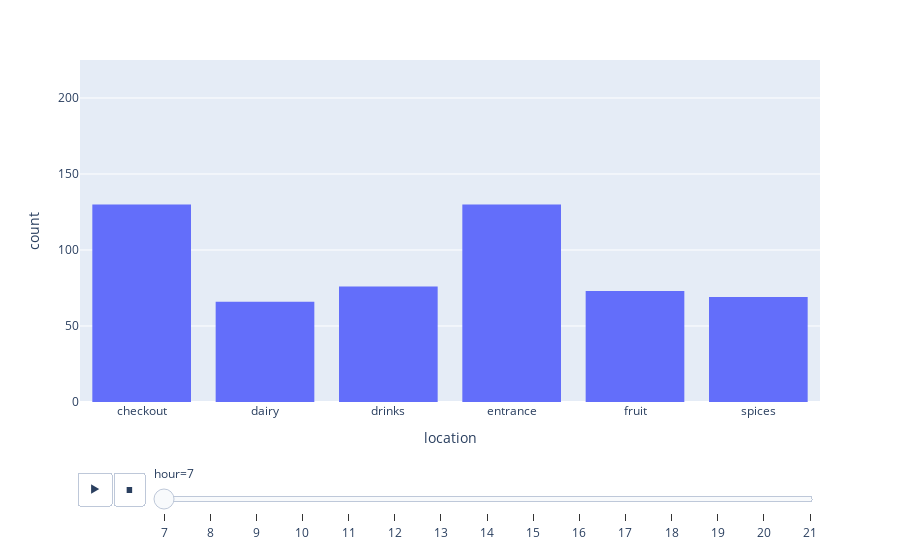

Notebook code for this chart:
### Code cell
# plot location frequency vs. hour of day
df.sort_values(by='hour', inplace=True)

fig = px.histogram(df, x='location', animation_frame="hour").update_xaxes(categoryorder ="category ascending")
fig.update_layout(yaxis_range=[0,225])

### Figure 1 — Plotly figure (JSON) as saved in the notebook; plotly's stock layout.template omitted (floating-point values rounded to 4 significant figures; data arrays with more than 128 entries replaced by an {"elided": "..."} marker saying what was removed)
{"data": [{"alignmentgroup": "True", "bingroup": "x", "hovertemplate": "hour=7<br>location=%{x}<br>count=%{y}<extra></extra>", "legendgroup": "", "marker": {"color": "#636efa", "pattern": {"shape": ""}}, "name": "", "offsetgroup": "", "orientation": "v", "showlegend": false, "type": "histogram", "x": {"elided": "544 str values"}, "xaxis": "x", "yaxis": "y"}], "layout": {"barmode": "relative", "legend": {"tracegroupgap": 0}, "margin": {"t": 60}, "sliders": [{"active": 0, "currentvalue": {"prefix": "hour="}, "len": 0.9, "pad": {"b": 10, "t": 60}, "steps": [{"args": [["7"], {"frame": {"duration": 0, "redraw": true}, "fromcurrent": true, "mode": "immediate", "transition": {"duration": 0, "easing": "linear"}}], "label": "7", "method": "animate"}, {"args": [["8"], {"frame": {"duration": 0, "redraw": true}, "fromcurrent": true, "mode": "immediate", "transition": {"duration": 0, "easing": "linear"}}], "label": "8", "method": "animate"}, {"args": [["9"], {"frame": {"duration": 0, "redraw": true}, "fromcurrent": true, "mode": "immediate", "transition": {"duration": 0, "easing": "linear"}}], "label": "9", "method": "animate"}, {"args": [["10"], {"frame": {"duration": 0, "redraw": true}, "fromcurrent": true, "mode": "immediate", "transition": {"duration": 0, "easing": "linear"}}], "label": "10", "method": "animate"}, {"args": [["11"], {"frame": {"duration": 0, "redraw": true}, "fromcurrent": true, "mode": "immediate", "transition": {"duration": 0, "easing": "linear"}}], "label": "11", "method": "animate"}, {"args": [["12"], {"frame": {"duration": 0, "redraw": true}, "fromcurrent": true, "mode": "immediate", "transition": {"duration": 0, "easing": "linear"}}], "label": "12", "method": "animate"}, {"args": [["13"], {"frame": {"duration": 0, "redraw": true}, "fromcurrent": true, "mode": "immediate", "transition": {"duration": 0, "easing": "linear"}}], "label": "13", "method": "animate"}, {"args": [["14"], {"frame": {"duration": 0, "redraw": true}, "fromcurrent": true, "mode": "immediate", "transition": {"duration": 0, "easing": "linear"}}], "label": "14", "method": "animate"}, {"args": [["15"], {"frame": {"duration": 0, "redraw": true}, "fromcurrent": true, "mode": "immediate", "transition": {"duration": 0, "easing": "linear"}}], "label": "15", "method": "animate"}, {"args": [["16"], {"frame": {"duration": 0, "redraw": true}, "fromcurrent": true, "mode": "immediate", "transition": {"duration": 0, "easing": "linear"}}], "label": "16", "method": "animate"}, {"args": [["17"], {"frame": {"duration": 0, "redraw": true}, "fromcurrent": true, "mode": "immediate", "transition": {"duration": 0, "easing": "linear"}}], "label": "17", "method": "animate"}, {"args": [["18"], {"frame": {"duration": 0, "redraw": true}, "fromcurrent": true, "mode": "immediate", "transition": {"duration": 0, "easing": "linear"}}], "label": "18", "method": "animate"}, {"args": [["19"], {"frame": {"duration": 0, "redraw": true}, "fromcurrent": true, "mode": "immediate", "transition": {"duration": 0, "easing": "linear"}}], "label": "19", "method": "animate"}, {"args": [["20"], {"frame": {"duration": 0, "redraw": true}, "fromcurrent": true, "mode": "immediate", "transition": {"duration": 0, "easing": "linear"}}], "label": "20", "method": "animate"}, {"args": [["21"], {"frame": {"duration": 0, "redraw": true}, "fromcurrent": true, "mode": "immediate", "transition": {"duration": 0, "easing": "linear"}}], "label": "21", "method": "animate"}], "x": 0.1, "xanchor": "left", "y": 0, "yanchor": "top"}], "updatemenus": [{"buttons": [{"args": [null, {"frame": {"duration": 500, "redraw": true}, "fromcurrent": true, "mode": "immediate", "transition": {"duration": 500, "easing": "linear"}}], "label": "&#9654;", "method": "animate"}, {"args": [[null], {"frame": {"duration": 0, "redraw": true}, "fromcurrent": true, "mode": "immediate", "transition": {"duration": 0, "easing": "linear"}}], "label": "&#9724;", "method": "animate"}], "direction": "left", "pad": {"r": 10, "t": 70}, "showactive": false, "type": "buttons", "x": 0.1, "xanchor": "right", "y": 0, "yanchor": "top"}], "xaxis": {"anchor": "y", "categoryorder": "category ascending", "domain": [0, 1], "title": {"text": "location"}}, "yaxis": {"anchor": "x", "domain": [0, 1], "range": [0, 225], "title": {"text": "count"}}}}
